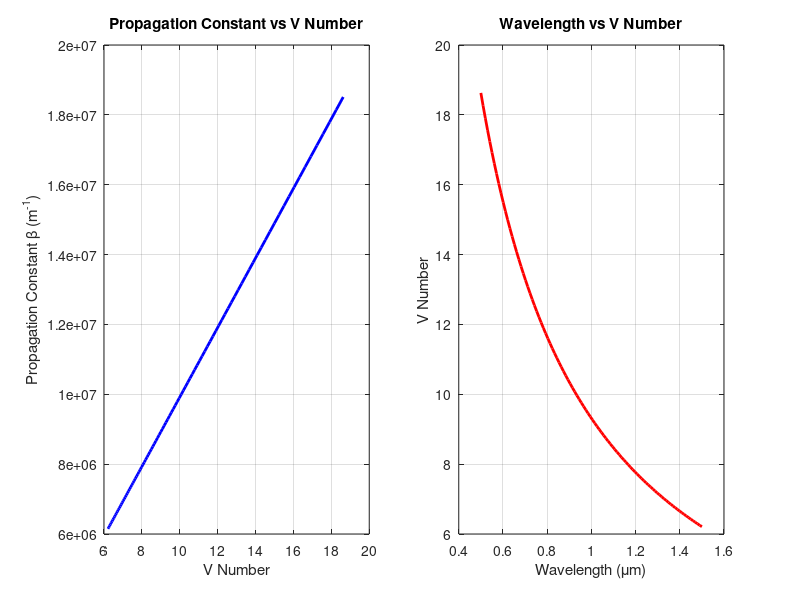

This chart was generated by the following MATLAB code:
% Parameters for graded-index fiber
n1 = 1.48;  % Core refractive index
n2 = 1.45;  % Cladding refractive index
a = 5e-6;   % Core radius in meters
lambda_0 = 0.65e-6;  % Wavelength in meters
delta = (n1^2 - n2^2) / (2 * n1^2);  % Relative index difference

% Calculate Numerical Aperture (NA)
NA = sqrt(n1^2 - n2^2);

% Calculate V number
V = (2 * pi * a * NA) / lambda_0;

% Calculate propagation constant (β) for LP_01 mode
n_eff = n1 * sqrt(1 - 2 * delta / sqrt(V));
k = 2 * pi / lambda_0;
beta = k * n_eff;

% Calculate cutoff wavelength (λc) for single mode (V ≈ 3.4 for parabolic profile)
V_c = 3.4;
lambda_c = (2 * pi * a * NA) / V_c;

fprintf('Numerical Aperture (NA): %.4f\n', NA);
fprintf('V number: %.4f\n', V);
fprintf('Propagation constant (β): %.4e m^-1\n', beta);
fprintf('Cutoff wavelength (λc): %.4f μm\n', lambda_c * 1e6);

% Sweep wavelength for plots
lambdas = linspace(0.5e-6, 1.5e-6, 100);
Vs = (2 * pi * a * NA) ./ lambdas;
n_effs = n1 * sqrt(1 - 2 * delta ./ sqrt(Vs));
ks = 2 * pi ./ lambdas;  % Use wavelength-dependent k
betas = ks .* n_effs;

% Create figure with subplots
figure('Position', [100, 100, 1400, 500]);
subplot(1, 2, 1);
plot(Vs, betas, 'b-', 'LineWidth', 2);
xlabel('V Number');
ylabel('Propagation Constant β (m^{-1})');
title('Propagation Constant vs V Number');
grid on;

subplot(1, 2, 2);
plot(lambdas * 1e6, Vs, 'r-', 'LineWidth', 2);
xlabel('Wavelength (μm)');
ylabel('V Number');
title('Wavelength vs V Number');
grid on;